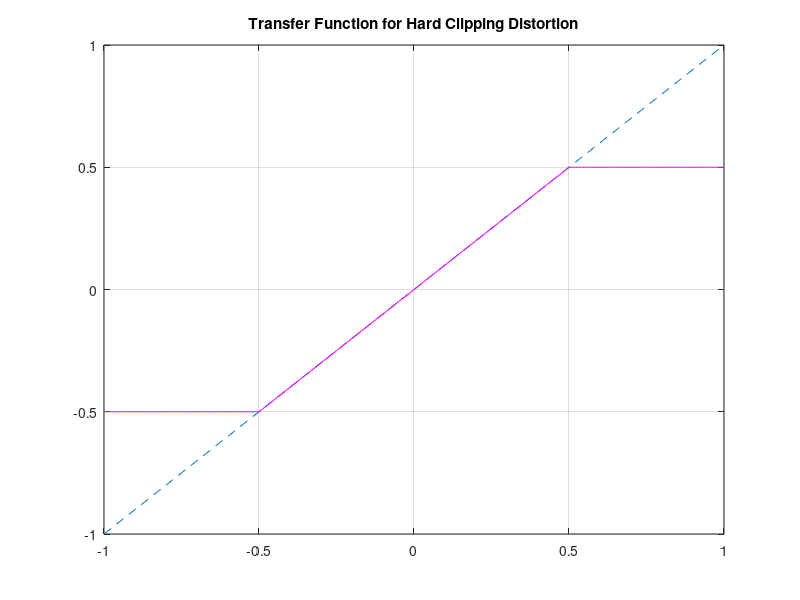

Write the MATLAB code that produced this figure.
x=-1:0.01:1;
y=x;
plot(y,x,'--'),hold on;
xLength=length(x);
for i=1:xLength
    if(x(i)>0.5)
        y(i)=0.5;
    end
    if(x(i)<-0.5)
        y(i)=-0.5;
          end
end

    plot(x,y,'m'),axis([-1,1,-1,1]);
    title('Transfer Function for Hard Clipping Distortion');
grid on
hold off